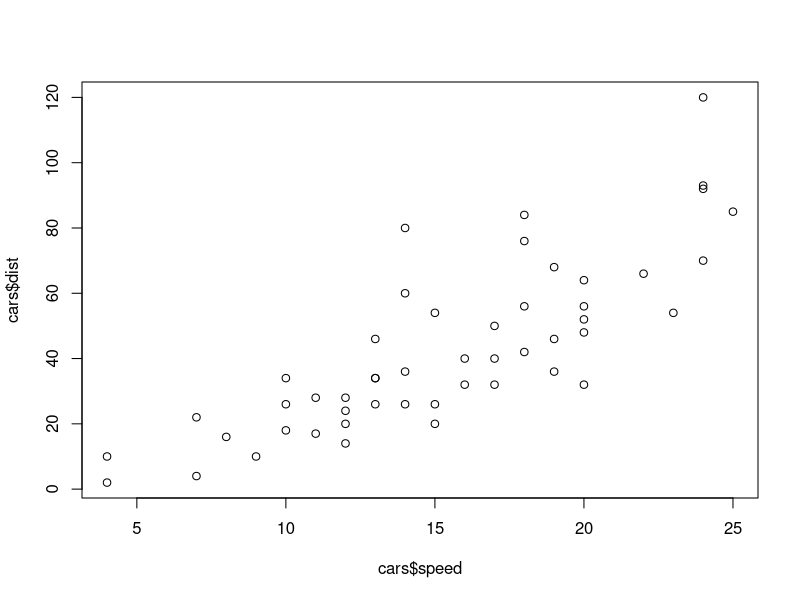
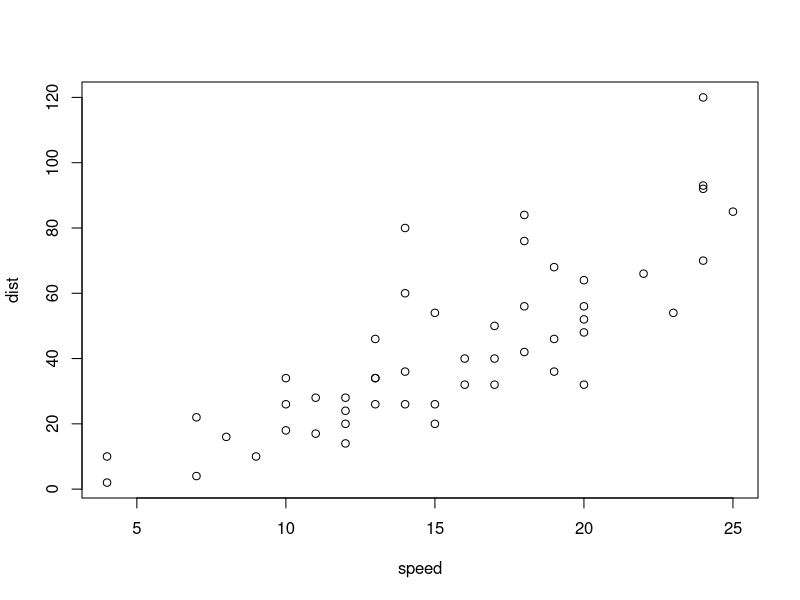
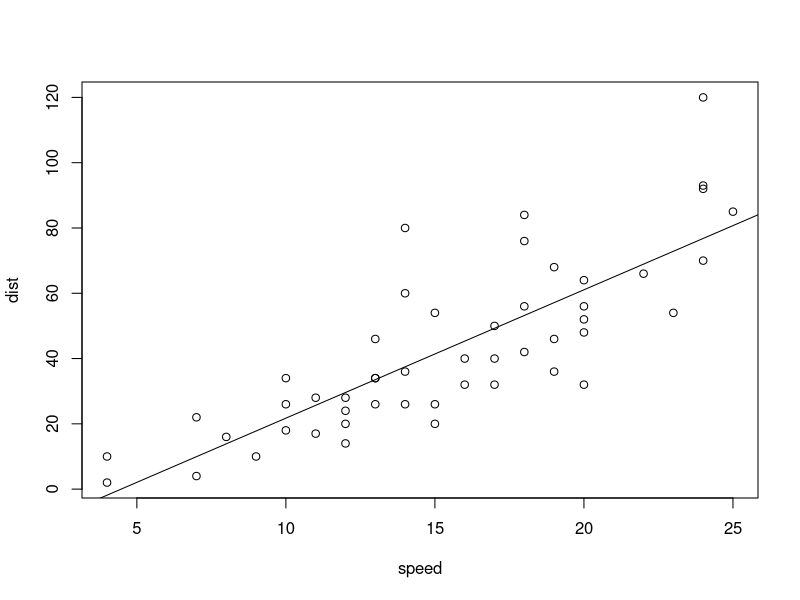
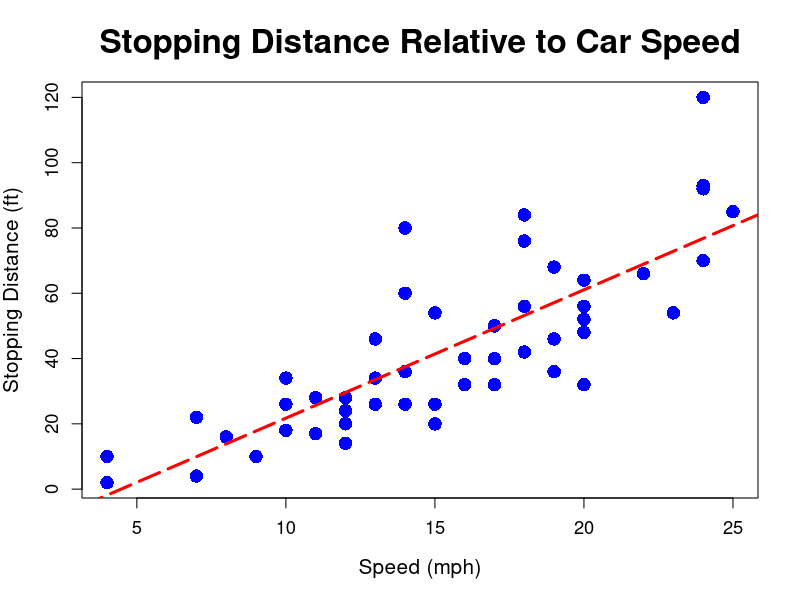
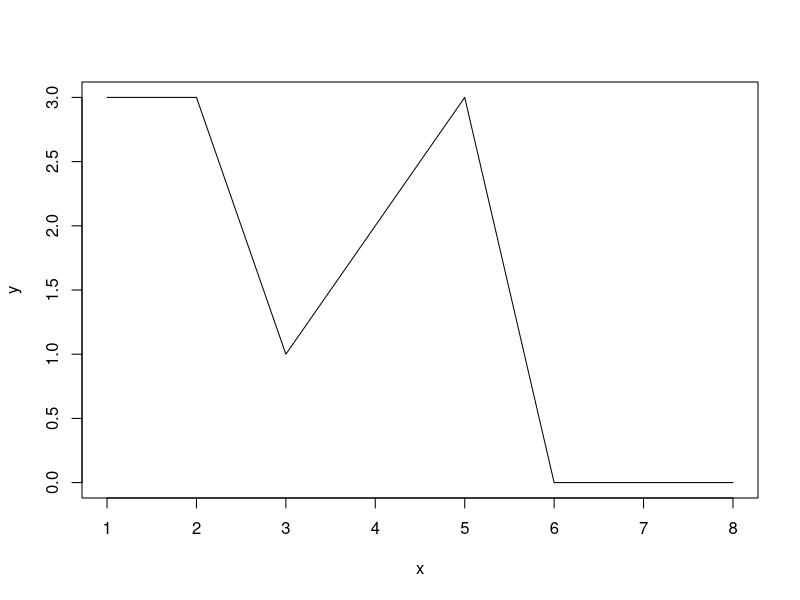
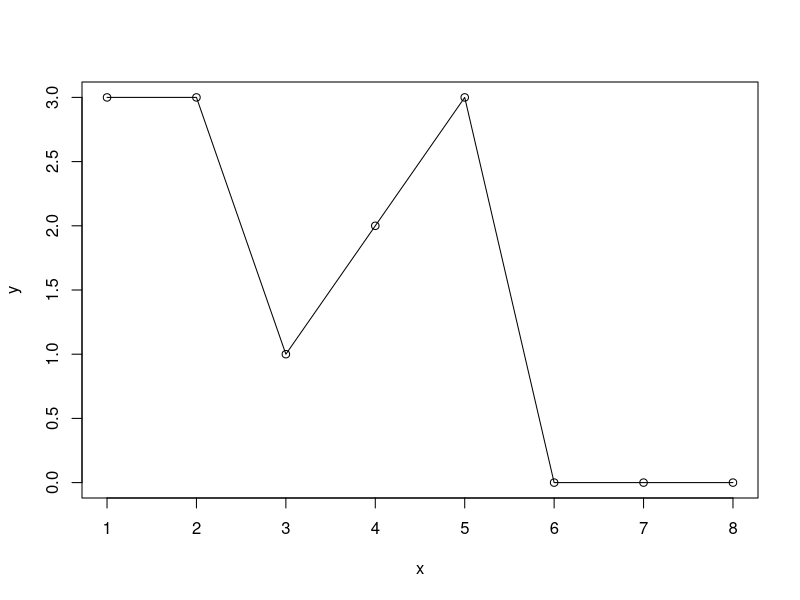
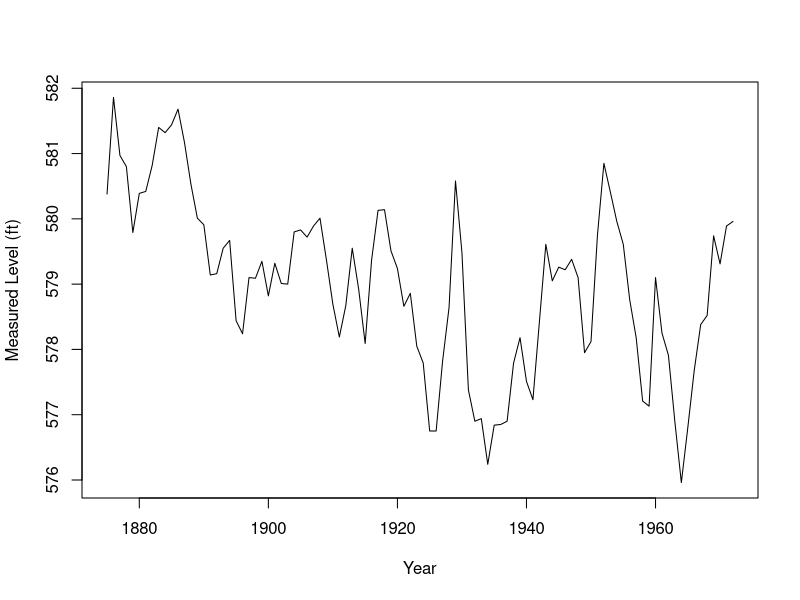
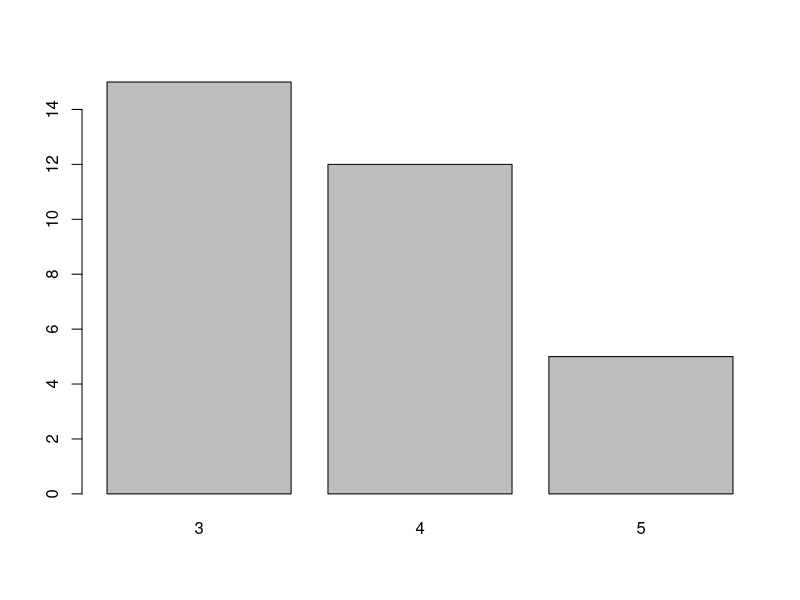

Here is the R script that generated these plots, in order:
# +++++++++++++++++++++++++
# +++ R BOOTCAMP UNIT 6 +++
# +++++++++++++++++++++++++
# + AUTHOR: David Dobolyi +
# +++++++++++++++++++++++++

# -- KEY CONCEPTS --

# - Basic (base) plotting
# - Saving plots to disk
# - Plotting with ggplot2
# - Plotting with lattice

# +++++++++++++++++++++++++
# + Basic (base) Plotting +
# +++++++++++++++++++++++++

# Now that we have covered the fundamentals of data.frame objects, it is worth focusing on another key aspect of data analysis: visualization. Base R provides a number of plotting functions that can be useful for quickly visualizing some data. Although not all basic R plots will be covered (e.g., pie charts and violin plots are not included), several key plot types will be showcased in the examples below:

# -------------------------------------
# Point Plots and the Formula Interface
# -------------------------------------

# The most basic of these functions is plot, which is used for "Generic X-Y Plotting" (aka scatterplots):

?plot

# To see how plot works, let's try an example involving the cars data set:

data(cars)

# As described in ?cars, the cars data set is made up of two columns:

# speed: Speed (mph)
# dist:  Stopping distance (ft)

# Let's plot these two columns against one another:

plot(x = cars$speed, y = cars$dist) # how would you describe this relationship?

# The plot should appear in the Plots pane in the lower right. Note that although the call above works, the plot function (along with many other R functions) can (and more accurately should) be used with the model formula interface, which involves the ~ (tilde) symbol:

?"~"

plot(dist ~ speed, data = cars)

# The formula can be read as y (dist) on the left determined by the model formula on the right (speed). Notice that when using this formula notation (i.e., Wilkinson-Rogers notation), it is not necessary to include the name of the data.frame when supplying formula terms, since the data argument makes this explicit (e.g., use speed and not cars$speed if using formula notation). As a rule, avoid using the name of the relevant data.frame object when writing formulas to avoid problems.

# In general, the formula notation should be preferred when working with most functions. We will refer to the formula notation in the future for many statistical functions. As a quick preview, consider the following code to add a line showing the correlation between speed and distance:

plot(dist ~ speed, data = cars)
abline(lm(dist ~ speed, data = cars))

# Regardless of how you call the plot function, keep in mind it has many arguments to tweak your plots if desired. For instance, we can use a series of arguments including 

plot(dist ~ speed, data = cars, 
     main = "Stopping Distance Relative to Car Speed", 
     xlab = "Speed (mph)", 
     ylab = "Stopping Distance (ft)",
     cex = 1.8,
     col = "blue",
     pch = 16,
     cex.axis = 1.1,
     cex.main = 2.0,
     cex.lab = 1.25)

abline(lm(dist ~ speed, data = cars), 
       col = "red",
       lty = 5,
       lwd = 3)

# ----------
# Line Plots
# ----------

# The plot function can also be used to generate other types of plots via the type argument. For instance, to generate a line plot, set the type to "l":

linePlotDat <- data.frame(
  x = 1:8,
  y = c(3,3,1,2,3,0,0,0)
) # some example data

plot(y ~ x, data = linePlotDat, type = "l")

# You can also use the "o" (overplotted) type for both points and lines:

plot(y ~ x, data = linePlotDat, type = "o")

# A more interesting example uses the LakeHuron time series data (time series data are a special data structure in R, but are comparable to a vector):

data(LakeHuron)
?LakeHuron

class(LakeHuron)
?ts

length(LakeHuron)

plot(x = 1875:1972, y = LakeHuron, type = "l", xlab = "Year", ylab = "Measured Level (ft)") # see time(LakeHuron) for an alternative x specification

# ------------------------
# Bar Plots and Histograms
# ------------------------

# The aptly named barplot function can be used to generate bar plots based on a table of data:

data(mtcars) # use the mtcars data for these examples

barplot(table(mtcars$gear))

# Similarly, the histogram function can be used to generate histograms:

hist(mtcars$mpg)

# As with plot, the histogram could be tweaked to look better by changing various arguments/defaults (breaks in particular is an important argument):

hist(mtcars$mpg, 
     col = "lightblue",
     xlab = "MPG",
     main = "Histogram of MPG",
     cex.axis = 1.1,
     cex.main = 2.0,
     cex.lab = 1.25,
     breaks = 10)

# ---------
# Box Plots
# ---------

# R can also quickly generate a standard box and whisker plot via the boxplot function:

data(InsectSprays) # use the InsectSprays data for this example

?InsectSprays

# count: Insect count
# spray: The type of spray

boxplot(count ~ spray, data = InsectSprays, col = "lightgray")

# ++++++++++++++++++++++++
# + Saving Plots to Disk +
# ++++++++++++++++++++++++

# Plots generated in R can be saved to disk for use elsewhere. The RStudio interface provides a way to save plots in the lower right pane via Export -> Save as Image... and/or Export -> Save as PDF... depending upon the desired format.

# It is also possible to save R plots using code consistent with concepts introduced in previous units. To save an R plot as a PDF for example, you can use the generic pdf function in conjunction with dev.off:

# setwd("~/Downloads") # saved plots will appear in the working directory

pdf(file = "InsectSpraysBoxplot.pdf", width = 8, height = 5) # width/height in inches
boxplot(count ~ spray, data = InsectSprays, col = "lightgray")
dev.off()

# It is important to remember to run the dev.off function after your plot code to tell R all plots have been printed to the request file. If you find your plot printing is not working, run dev.off() repeatedly (until you see "null device 1") to close all plot writing devices.

# R can also save plots in other formats besides PDF, including PNG and various other image formats (e.g., bmp, jpeg, tiff; see ?png for more). To generate a PNG, use the png function in conjunction with dev.off:

png(file = "InsectSpraysBoxplot.png", width = 800, height = 500) # width/height in pixels
boxplot(count ~ spray, data = InsectSprays, col = "lightgray")
dev.off()

# Note that I will cover an alternative method of saving plots specific to ggplot2 in the following section.

# +++++++++++++++++++++++++
# + Plotting with ggplot2 +
# +++++++++++++++++++++++++

# The ggplot2 package is currently the de facto method for creating attractive plots with R:

library(ggplot2)

# Similar to dplyr, ggplot2 makes the language of plotting in R more consistent, with functions that can be used to tweak plots working similarly regardless of the type of plot in question (e.g., scatterplot vs. boxplot; these different types are referred to as geoms in the language of ggplot2).

# Rather than including a full description and tutorial for ggplot2 within this bootcamp unit, I will provide code that recreates the bulk of the R plot examples above via ggplot2 geoms and then also provide links to relevant ggplot2 tutorials (e.g., see "Learning ggplot2" at the official package page: https://ggplot2.tidyverse.org/). I will also provide a supplementary example of a ggplot2-based analysis via an R script named R-Bootcamp-Unit6-ExampleScript.R as part of this unit.

# Since the examples provided below are only a tiny subset of what ggplot2 offers, use the following help command to get a more complete sense of what ggplot2 offers:

help.search("geom_", package = "ggplot2")

# Finally, at the end of this section I will provide a few quick notes regarding ggplot2 including:

# A) storing a ggplot as an object
# B) saving via ggplot2

# -----------
# Point Plots
# -----------

# --- Data ---

data(cars)

# Using base:

plot(dist ~ speed, data = cars, 
     main = "Stopping Distance Relative to Car Speed", 
     xlab = "Speed (mph)", 
     ylab = "Stopping Distance (ft)",
     cex = 1.8,
     col = "blue",
     pch = 16,
     cex.axis = 1.1,
     cex.main = 2.0,
     cex.lab = 1.25)

abline(lm(dist ~ speed, data = cars), 
       col = "red",
       lty = 5,
       lwd = 3)

# Using ggplot2:

ggplot(cars, aes(x = speed, y = dist)) + 
  geom_point(color = "blue", size = 3) + 
  geom_smooth(method = "lm", color = "red", linetype = 5, size = 1.5) + 
  labs(title = "Stopping Distance Relative to Car Speed", 
       x = "Speed (mph)",
       y = "Stopping Distance (ft)") + 
  theme_bw(base_size = 20)

# Note: use se = FALSE in geom_smooth to turn off confidence interval.

# ----------
# Line Plots
# ----------

# --- Data ---

linePlotDat <- data.frame(
  x = 1:8,
  y = c(3,3,1,2,3,0,0,0)
) # some example data

data(LakeHuron)

# --- Example 1 ---

# Using base:

plot(y ~ x, data = linePlotDat, type = "l") # "l" for lines

# Using ggplot2:

ggplot(linePlotDat, aes(x = x, y = y)) + 
  geom_line() + 
  theme_bw(base_size = 20) # lines

# --- Example 2 ---

# Using base:

plot(y ~ x, data = linePlotDat, type = "o") # "o" for overplotted

# Using ggplot2:

ggplot(linePlotDat, aes(x = x, y = y)) + 
  geom_line() + 
  geom_point() + 
  theme_bw(base_size = 20) # equivalent to overplotted (i.e., lines and points)

# --- Example 3 ---

# Using base:

plot(x = 1875:1972, y = LakeHuron, type = "l", xlab = "Year", ylab = "Measured Level (ft)") # see time(LakeHuron) for an alternative x specification

# Using ggplot2:

ggplot(data.frame(LakeHuron), aes(x = 1875:1972, y = as.numeric(LakeHuron))) + 
  geom_line() + 
  xlab("Year") + 
  ylab("Measured Level (ft)") + 
  theme_bw(base_size = 20)

# ------------------------
# Bar Plots and Histograms
# ------------------------

# --- Data ---

data(mtcars)

# --- Bar Plot Example ---

# Using base:

barplot(table(mtcars$gear))

# Using ggplot2:

ggplot(mtcars, aes(x = gear)) + 
  geom_bar()

# Alternative ggplot2 (with tweaks):

ggplot(mtcars, aes(x = factor(gear), fill = factor(gear))) + 
  geom_bar() + 
  xlab("Number of Forward Gears") + 
  ylab("Count") + 
  theme_bw(base_size = 20) +
  theme(legend.position = "none") # turn off the legend

# --- Histogram Example ---

# Using base:

hist(mtcars$mpg, 
     col = "lightblue",
     xlab = "MPG",
     main = "Histogram of MPG",
     cex.axis = 1.1,
     cex.main = 2.0,
     cex.lab = 1.25,
     breaks = 10)

# Using ggplot2:

ggplot(mtcars, aes(x = mpg)) + 
  geom_histogram(bins = 10, fill = "lightblue", color = "black") + 
  labs(title = "Histogram of MPG", 
       x = "MPG",
       y = "Frequency") + 
  theme_bw(base_size = 20)

# ---------
# Box Plots
# ---------

# --- Data ---

data(InsectSprays)

# --- Bar Plot Example ---

# Using base:

boxplot(count ~ spray, data = InsectSprays, col = "lightgray")

# Using ggplot2:

ggplot(InsectSprays, aes(x = spray, y = count)) + 
  geom_boxplot(fill = "lightgray") + 
  theme_bw(base_size = 20)

# -----------------------------
# Storing a ggplot as an Object
# -----------------------------

# Unlike base plots, ggplots can be stored inside an object via assignment. This is useful for various purposes, including adjusting existing ggplots you have created. Let's show this using one of the preceding examples:

linePlotDat <- data.frame(
  x = 1:8,
  y = c(3,3,1,2,3,0,0,0)
) # some example data

ggplot(linePlotDat, aes(x = x, y = y)) + 
  geom_line() + 
  theme_bw(base_size = 20) # lines

# The code above simply prints the ggplot to the Plots pane in the lower right. To store the ggplot in an object, we can simply assign it:

storedPlot1 <- ggplot(linePlotDat, aes(x = x, y = y)) + 
  geom_line() + 
  theme_bw(base_size = 20) # lines

# To print a stored ggplot object, simply call it back:

dev.off() # clear the plot window

storedPlot1

# More interestingly, you can modify an existing ggplot object by adding additional elements. For example, to add points to the existing line plot (i.e., to make it overplotted), you can simply add to the existing plot we created above:

storedPlot1 + geom_point()

# The ability to store and/or make changes to existing plots can be useful on some occasions, including saving via ggsave as noted in the section below.

# -------------------------
# Saving Plots with ggplot2
# -------------------------

# As an alternative to the base R functions such as pdf and png, ggplot2 provides a function for saving plots named ggsave:

?ggsave

# For example, suppose you have a plot stored into an object named storedPlot2:

data(cars)

storedPlot2 <- ggplot(cars, aes(x = speed, y = dist)) + 
  geom_point(color = "blue", size = 3) + 
  geom_smooth(method = "lm", color = "red", linetype = 5, size = 1.5) + 
  labs(title = "Stopping Distance Relative to Car Speed", 
       x = "Speed (mph)",
       y = "Stopping Distance (ft)") + 
  theme_bw(base_size = 20)

# To save this plot via ggsave, use a command similar to the following (adjusting the arguments as desired):

ggsave(filename = "storedPlot2.png")

# Conveniently, the ggsave function will automatically save the plot in the appropriate format based on the extension used in your filename argument (e.g., for a PDF, use the .pdf extension):

ggsave("storedPlot2.pdf", width = 8, height = 5)

# +++++++++++++++++++++++++
# + Plotting with Lattice +
# +++++++++++++++++++++++++

# Although it will not be covered in a significant way within this bootcamp (since the focus will be on ggplot2 instead), the lattice package provides an alternative to base with several useful/valuable features. To learn more about lattice, load the library and see its relevant help file:

library(lattice)

?Lattice

# A few examples of lattice plots pulled from function examples appear below:

?cloud # 3d Scatter Plot and Wireframe Surface Plot
cloud(Sepal.Length ~ Petal.Length * Petal.Width | Species, data = iris,
      screen = list(x = -90, y = 70), distance = .4, zoom = .6)

wireframe(volcano, shade = TRUE,
          aspect = c(61/87, 0.4),
          light.source = c(10,0,10))

?bwplot # Common Bivariate Trellis Plots

bwplot(voice.part ~ height, data=singer, xlab="Height (inches)")

xyplot(Sepal.Length + Sepal.Width ~ Petal.Length + Petal.Width | Species,
       data = iris, scales = "free", layout = c(2, 2),
       auto.key = list(x = .6, y = .7, corner = c(0, 0)))